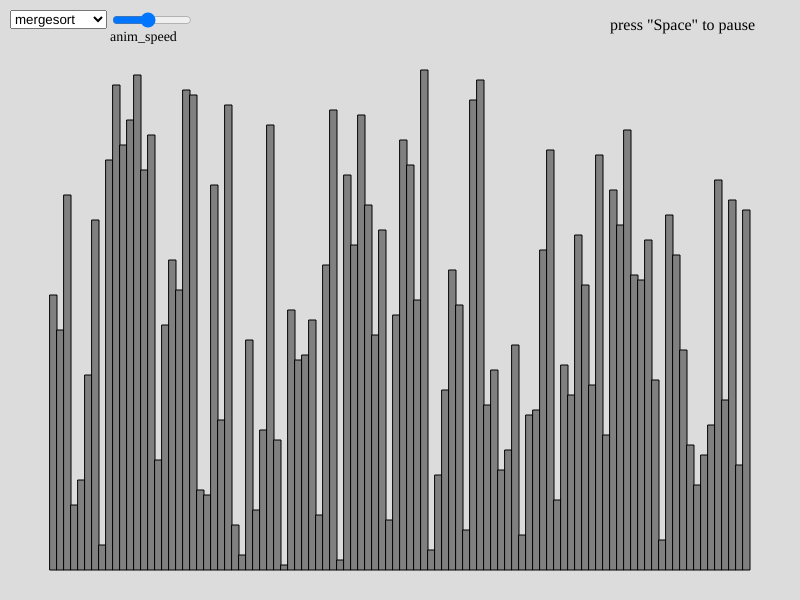
Frame 1 (no input)
Frame 60 (no input): identical to frame 1, image omitted
Frame 120 (the mouse pressed at the canvas centre since frame 60): identical to frame 1, image omitted

The p5.js sketch that drew this single still picture (run headless with seeded random() and noise() and a simulated clock; from frame 60 on, the mouse is pressed at the canvas centre):

// p5.js sketch
// ── sketch.js
let nums = []
let sorted_nums = []
let total = 100
// bars
let bars = []
let bar_w = 0
let bar_h = 0
let anim_speed = 5
let ground = 0
let slider
//mergesort variables
let queue = []
let current_arr1 = []
let current_arr2 = []
//quicksort variables
let stack = []
let pivot
let small
let equal
let large
//bubblesort variables
let the_num_left_to_sort = total
//the elem that will be swapped to the end
let bubble1
//the next elem that will be swapped to the end
let bubble2
let cur_index
//selection sort
let the_current_largest

//utility
let stop = true
let min_anim_speed = 1
let max_anim_speed = 11
let curr_sort = 'mergesort'

function setup(){
  createCanvas(800, 600)
  highest_bar = height - 100
  bar_h = Math.max(1, highest_bar/total)
  bar_w = Math.max(1, (width-100)/total)
  ground = height - 30 
  
  let p = createP('anim_speed');
  p.style('font-size', '14px');
  p.position(110, 15);
  
  slider = createSlider(min_anim_speed, max_anim_speed-1, anim_speed, 1);
  slider.position(110, 10);
  slider.style('width', '80px');
  
  
  sel = createSelect();
  sel.position(10, 10);
  sel.option('mergesort');
  sel.option('quicksort');
  sel.option('bubblesort');
  sel.option('selectionsort');
  sel.selected('mergesort');
  sel.changed(mySelectEvent);
  
  button = createButton('auto')
  button.mousePressed(autoRun)
	button = createButton('restart')
  button.mousePressed(() => restart(curr_sort))

	let p2 = createP('press "Space" to pause');
	p2.style('font-size', '16px');
	p2.position(610, 0);

  merge_sort_setup()
  
}

function restart(item){
	if (item == 'mergesort') {
    merge_sort_setup()
  }else if (item == 'quicksort') {
    quick_sort_setup()
  }else if(item == 'bubblesort'){
    bubble_sort_setup()
  }else if (item == 'selectionsort') {
    selection_sort_setup()
  }
}

function autoRun() {
  if(stop){
    stop = false
    loop()
  }else{
    stop = true
  }
}

function draw(){
  background(220)
  anim_speed = slider.value();
	anim_speed = max_anim_speed - anim_speed
  if(!stop){
    if(frameCount % anim_speed == 0){
      run_once()
    }
  }
  //32 is keycode for Space
  if(keyIsDown(32)){
    if(frameCount % anim_speed == 0){
      run_once()
    }
  }
  for(i = 0; i < bars.length; i++){
      bars[i].show()
  }
}

/*utility*/
function array_equal(arr1, arr2) {
  if (arr1.toString() == arr2.toString()) {
    return true
  }
  return false
}

function flatten_2d_array(array) {
  arr = []
  for(i=0; i < array.length; i++){
    for(j=0; j < array[i].length; j++){
      arr.push(array[i][j])
    }
  }
  return arr
}

/*draw bars*/
function createBars(){
  bars = []
  for(i = 0; i < nums.length; i++){
    bars.push(new Bar(50 + i*bar_w, ground-nums[i]*bar_h, bar_w, nums[i]*bar_h))
  }
  return bars
}

function createBars_quick_sort() {
  bars = []
  for(i = 0; i < nums.length; i++){
    if (small.includes(nums[i])){
      this_color = 'red'

    } else if(large.includes(nums[i])) {
      this_color = 'green'
    } else if(pivot == nums[i]){
      this_color = 'blue'
    }
    else{
      this_color = 'gray'
    }
    bars.push(new Bar(50 + i*bar_w, ground-nums[i]*bar_h, bar_w, nums[i]*bar_h, this_color))
  }
  return bars
}

function createBars_merge_sort(){
  bars = []
  for(i = 0; i < nums.length; i++){
    if (current_arr1.includes(nums[i])){
      this_color = 'green'

    } else if(current_arr2.includes(nums[i])) {
      this_color = 'red'
    } else{
      this_color = 'gray'
    }
    bars.push(new Bar(50 + i*bar_w, ground-nums[i]*bar_h, bar_w, nums[i]*bar_h, this_color))
  }
  return bars
}

function createBars_bubble_sort(){
  bars = []
  for(i = 0; i < nums.length; i++){
    if (bubble1 == nums[i]){
      this_color = 'green'
    }else if (bubble2 == nums[i]) {
      this_color = 'red'
    }
    else{
      this_color = 'gray'
    }
    bars.push(new Bar(50 + i*bar_w, ground-nums[i]*bar_h, bar_w, nums[i]*bar_h, this_color))
  }
  return bars
}

function createBars_selection_sort(){
  bars = []
  for(i = 0; i < nums.length; i++){
    if (the_current_largest == nums[i]){
      this_color = 'green'
    }
    else{
      this_color = 'gray'
    }
    bars.push(new Bar(50 + i*bar_w, ground-nums[i]*bar_h, bar_w, nums[i]*bar_h, this_color))
  }
  return bars
}

class Bar{
  constructor(x, y, w, h, color='gray'){
    this.x = x;
    this.y = y;
    this.w = w;
    this.h = h;
    this.color = color
  }

  show(){
    fill(this.color)
    rect(this.x, this.y, this.w, this.h)
  }
}

//quick sort
function quick_sort_setup(){
  nums = []
  stack = []
  for(i = 1; i < total+1; i++){
    nums.push(i)
  }
  sorted_nums = nums.slice()
  nums = shuffle(nums)
  bars = createBars()
  stack.push([nums.slice(), 0, nums.length-1])
}

function quickSort(){
  if(stack.length == 0){
    return []
  }
  popped = stack.pop()
  whole_arr = popped[0]
  index_i = popped[1]
  index_j = popped[2]
  arr = whole_arr.slice(index_i, index_j+1)
  if(arr.length == 0){
    return []
  }
  let sm = []
  let eq = []
  let la = []
  let piv = random(arr)
  for(i = 0; i < arr.length; i++){
    elem = arr[i]
    if (elem < piv){
      sm.push(elem)
    }else if(elem > piv){
      la.push(elem)
    }else{
      eq.push(elem)
    }
  }
  combined = sm.concat(eq).concat(la)
  for(i=index_i; i <= index_j; i++){
    whole_arr[i] = combined[i-index_i]
  }
  let piv_index = whole_arr.indexOf(piv)

  small = sm;
  large = la;
  pivot = piv;
  if(sm.length > 1){
    stack.push([whole_arr, piv_index-sm.length, piv_index-1])
  }
  if(la.length > 1){
    stack.push([whole_arr, piv_index+1, piv_index+1+la.length-1])
  }
  nums = whole_arr
  bars = createBars_quick_sort()
  return whole_arr
}


//merge sort

function merge_sort_setup() {
  nums = []
  queue = []
  for(i = 1; i < total+1; i++){
    nums.push(i)
  }
  nums = shuffle(nums)
  for(i=0;i<nums.length;i++){
    queue.push([nums[i]])
  }
  bars = createBars()
}

function merge(arr1, arr2){
  if(arr1.length == 0){
    return arr2
  }
  if(arr2.length == 0){
    return arr1
  }
  if(arr1[0] > arr2[0]){
    tmp = arr2[0]
    arr2.shift()
    return [tmp].concat(merge(arr1, arr2))
  }else{
    tmp = arr1[0]
    arr1.shift()
    return [tmp].concat(merge(arr1, arr2))
  }
}

function mergeSort() {
  if (queue.length == 1) {
    return []
  }
  current_arr1 = queue.pop()
  current_arr2 = queue.pop()

  queue.unshift(merge(current_arr1.slice(), current_arr2.slice()))
  nums = flatten_2d_array(queue)
  bars = createBars_merge_sort()
  return 
}

//Bubble sort
function bubble_sort_setup(){
  nums = []
  cur_index = 1
  the_num_left_to_sort = total
  for(i=1; i<total+1;i++){
    nums.push(i)
  }
  nums = shuffle(nums)
  bars = createBars()
}
function bubbleSort(){
  if (the_num_left_to_sort == 1) {
    return
  }
  //step by step
  // if (cur_index == the_num_left_to_sort) {
  //   the_num_left_to_sort -= 1
  //   cur_index = 1
  // }
  // if (nums[cur_index-1] > nums[cur_index]) {
  //   tmp = nums[cur_index]
  //   nums[cur_index] = nums[cur_index-1]
  //   nums[cur_index-1] = tmp
  // }
  // cur_index += 1
  //batch by batch
  for(i=1; i<the_num_left_to_sort; i++){
    if (nums[i-1] > nums[i]) {
      tmp = nums[i]
      nums[i] = nums[i-1]
      nums[i-1] = tmp
    } 
  }
  bubble1 = nums[the_num_left_to_sort-1]
  bubble2 = max(nums.slice(0, the_num_left_to_sort-1))

  the_num_left_to_sort -= 1
  bars = createBars_bubble_sort()
}

//

function selection_sort_setup(){
  nums = []
  the_num_left_to_sort = total
  for(i=1; i<total+1;i++){
    nums.push(i)
  }
  nums = shuffle(nums)
  bars = createBars()
}

function selectionSort(){
  if (the_num_left_to_sort == 1) {
    return
  }
  tmp_arr = nums.slice(0, the_num_left_to_sort)
  the_current_largest = max(tmp_arr)
  index = tmp_arr.indexOf(the_current_largest)
  //swap
  tmp = nums[the_num_left_to_sort-1]
  nums[the_num_left_to_sort-1] = the_current_largest
  nums[index] = tmp

  
  bubble1 = nums[the_num_left_to_sort-2]
  bubble2 = max(nums.slice(0, the_num_left_to_sort-1))
  the_num_left_to_sort -= 1
  bars = createBars_bubble_sort()
}

//utility

function mySelectEvent() {
  stop = true
  let item = sel.value();
	curr_sort = item;
  if (item == 'mergesort') {
    merge_sort_setup()
  }else if (item == 'quicksort') {
    quick_sort_setup()
  }else if(item == 'bubblesort'){
    bubble_sort_setup()
  }else if (item == 'selectionsort') {
    selection_sort_setup()
  }
}

function run_once(){
  let item = sel.value()
  if (item == 'quicksort') {
      quickSort()
      redraw()
  }else if(item == 'mergesort'){
      mergeSort()
      redraw()
  }else if(item == 'bubblesort'){
      bubbleSort()
      redraw()
  }else if(item == 'selectionsort'){
      selectionSort()
      redraw()
  }
}

function keyPressed() {
  if (keyCode === LEFT_ARROW) {
      run_once()
  }
}
